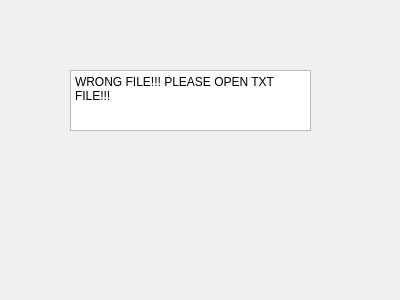
<?xml version="1.0" encoding="UTF-8"?>
<ui version="4.0">
 <class>wrongfile</class>
 <widget class="QWidget" name="wrongfile">
  <property name="geometry">
   <rect>
    <x>0</x>
    <y>0</y>
    <width>400</width>
    <height>300</height>
   </rect>
  </property>
  <property name="windowTitle">
   <string>Form</string>
  </property>
  <widget class="QTextBrowser" name="textBrowser">
   <property name="geometry">
    <rect>
     <x>70</x>
     <y>70</y>
     <width>241</width>
     <height>61</height>
    </rect>
   </property>
   <property name="html">
    <string>&lt;!DOCTYPE HTML PUBLIC &quot;-//W3C//DTD HTML 4.0//EN&quot; &quot;http://www.w3.org/TR/REC-html40/strict.dtd&quot;&gt;
&lt;html&gt;&lt;head&gt;&lt;meta name=&quot;qrichtext&quot; content=&quot;1&quot; /&gt;&lt;style type=&quot;text/css&quot;&gt;
p, li { white-space: pre-wrap; }
&lt;/style&gt;&lt;/head&gt;&lt;body style=&quot; font-family:'SimSun'; font-size:9pt; font-weight:400; font-style:normal;&quot;&gt;
&lt;p style=&quot; margin-top:0px; margin-bottom:0px; margin-left:0px; margin-right:0px; -qt-block-indent:0; text-indent:0px;&quot;&gt;WRONG FILE!!! PLEASE OPEN TXT FILE!!!&lt;/p&gt;&lt;/body&gt;&lt;/html&gt;</string>
   </property>
  </widget>
 </widget>
 <resources/>
 <connections/>
</ui>
